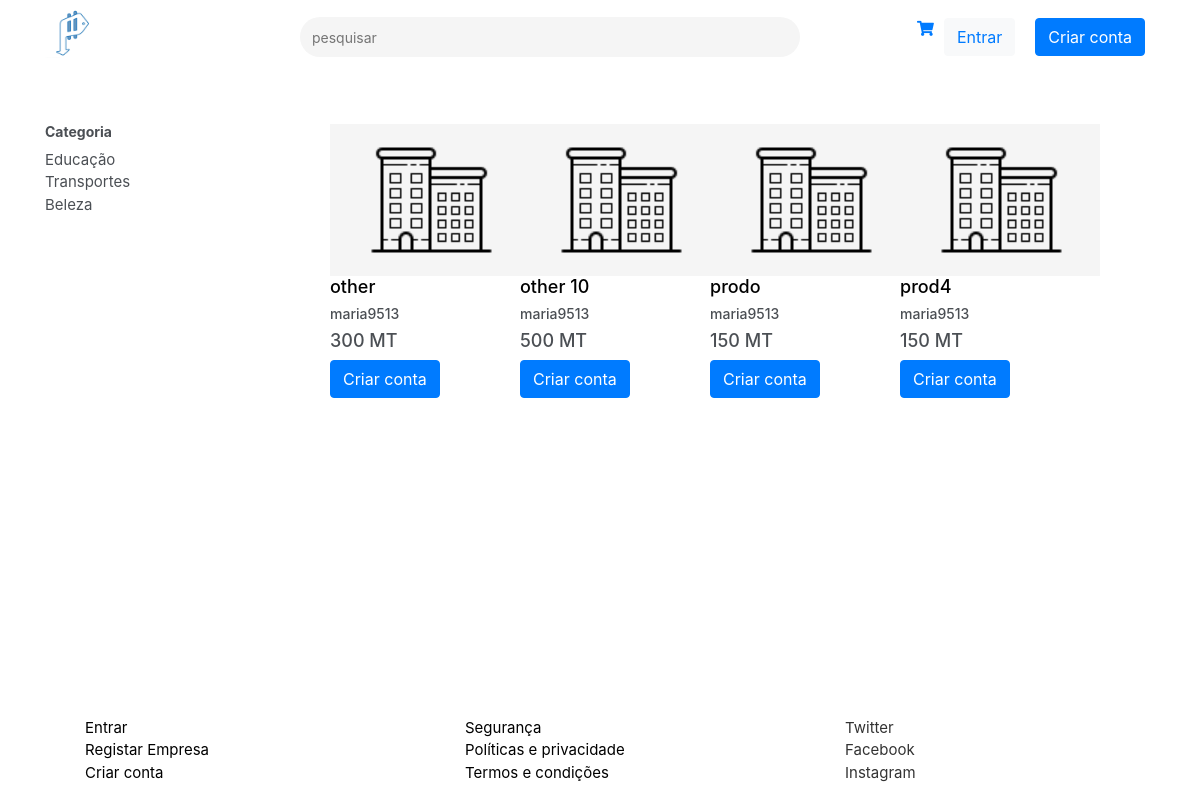
Page /products/8 on the committed database.
### account/models.py (models this page shows, shortened)
class Category(models.Model):
    name = models.CharField(max_length=30, blank=True)
    type = models.ForeignKey(Type, on_delete=models.CASCADE)

class Company(models.Model):
    user = models.OneToOneField(settings.AUTH_USER_MODEL, on_delete=models.CASCADE)
    commercial_name = models.CharField(max_length=30, blank=False, unique=False)
    company_logo = models.ImageField(upload_to='company_logo/', default='company_logo/default.jpg')
    address = models.CharField(max_length=300, blank=True)
    categories = models.ForeignKey(Category, on_delete=models.CASCADE, blank=True, unique=False, default=1)
    created_date = models.DateTimeField(default=timezone.now)
    uploaded_at = models.DateTimeField(blank=True, null=True)

### dashboard/models.py (models this page shows, shortened)
class Product(models.Model):
    name = models.CharField(max_length=30, blank=True)
    categories = models.ForeignKey(Category, on_delete=models.CASCADE)
    price = models.IntegerField()
    description = models.TextField(max_length=30, blank=True)
    company = models.ForeignKey(Company, on_delete=models.CASCADE)
    discount = models.CharField(max_length=30, blank=True)
    type_of_discount = models.ForeignKey(TypeDiscount, on_delete=models.CASCADE)
    total_number_of_click = models.IntegerField(blank=True)
    discount_price_per_click = models.IntegerField(blank=True)

### price/views.py (the view)
# urls.py: path("products/<int:id>", views.products, name="products"),
def products(request, id):
    categories = Category.objects.filter(type_id=1)
    products = Product.objects.filter(company_id=id)
    return render(request, 'products.html', {'products': products, 'categories': categories})

### price/templates/products.html (shortened to what this page needs)
{% extends "price/layout/base.html" %}
{% load staticfiles %}
{% load staticfiles %}
{% block styles %}
<link rel="stylesheet" href="{% static 'stylesheet/main.css' %}">
<link rel="stylesheet" href="https://use.fontawesome.com/releases/v5.7.2/css/all.css">
{% endblock %}
{% block content %}
<main>
    {% include "price/layout/navegation.html" %}
    <div class="container">
        <div class="row mobile-row">
            <div class="col-md-3">
                <aside>
                    <nav class="category-desktop">
                        <h1 class="category">Categoria</h1>
                           <ul>
                            {% for category in categories %}
                                 <li>{{ category.name|capfirst  }}</li>
                            {% endfor  %}
                        </ul>
                    </nav>
                </aside>
            </div>
            <div class="col-md-8">
                <div class="row d-flex justify-content-center">
                   {% if products %}
                    {% for product in products %}
                    <div class="col-xs-6 col-sm-6 col-lg-3">
                        <div class="products">
                            <img src="{{ product.company.company_logo.url }}" alt="{{ company.commercial_name }} logo ">
                        </div>
                        <div class="products-body">
                        <h2 class="products-name">{{ product.name }}</h2>
                            <h3 class="products-company">{{ product.company.commercial_name }}</h3>
                            <h2 class="products-price">{{ product.price }} MT</h2>
                            {% if request.user.is_authenticated %}
                            <a href="{% url 'add_to_cart' product.id   %}">
                                <button type="button" class="btn btn-primary add">Adicionar ao carinho</button>
                            </a>
                            {% else %}
                                            <button  class="btn btn-primary siginupButton" ><a href=" {% url 'signup' %}" title="" class="create-account" >Criar conta</a></button>
                            {% endif %}
                        </div>
                    </div>
                 {% endfor %}
                 {% else %}
                       <div class="empty-products">
                           <img src="{% static 'images/shopicon.svg' %}" alt="">
                        <p>Empresa sem productos</p>
                        <li class="btn btn-primary create-account"><a href=" {% url 'product' %}" title="criar conta">Adicionar productos ao carrinho</a></li>
                       </div>
                {% endif %}
                    </div>
                </div>
            </div>
        </div>
</main>
{% include "price/layout/footer.html" %}
{% endblock %}

### price/static/stylesheet/main.css (style rules this page uses)
body { background-color:white; color:#4b4f54!important; font-size:15px!important; }
html, body { height:100%; margin:0; }
body { display:flex; flex-direction:column; }
nav h1 { font-size: 14px; font-weight: bold; }
nav ul { list-style: none; padding:0; margin: 0; }
.company, .products { background-color: whitesmoke; height: auto; width: 200px; border: 1px solid whitesmoke; }
.company img, .products img { -webkit-filter: grayscale(100%); filter: grayscale(100%); display: block; margin: auto; }
.products img { height: 150px; -webkit-filter: grayscale(100%); filter: grayscale(100%); }
.products-name { font-size: 18px; color: black; }
.products-company { font-size: 14px; }
.products-price { font-size: 18px; }
.create-account { color: white !important; }
nav { margin-bottom: 50px; }
@media (min-width: 992px) { .desktop-menu, .category-desktop, .mobile-menu-items { display: block; } }

### rows in the picture
Category: name "Educação"
Category: name "Transportes"
Category: name "Beleza"
Product: company.company_logo (placeholder picture), name "other", company.commercial_name "maria9513", price "300"
Product: company.company_logo (placeholder picture), name "other 10", company.commercial_name "maria9513", price "500"
Product: company.company_logo (placeholder picture), name "prodo", company.commercial_name "maria9513", price "150"
Product: company.company_logo (placeholder picture), name "prod4", company.commercial_name "maria9513", price "150"
